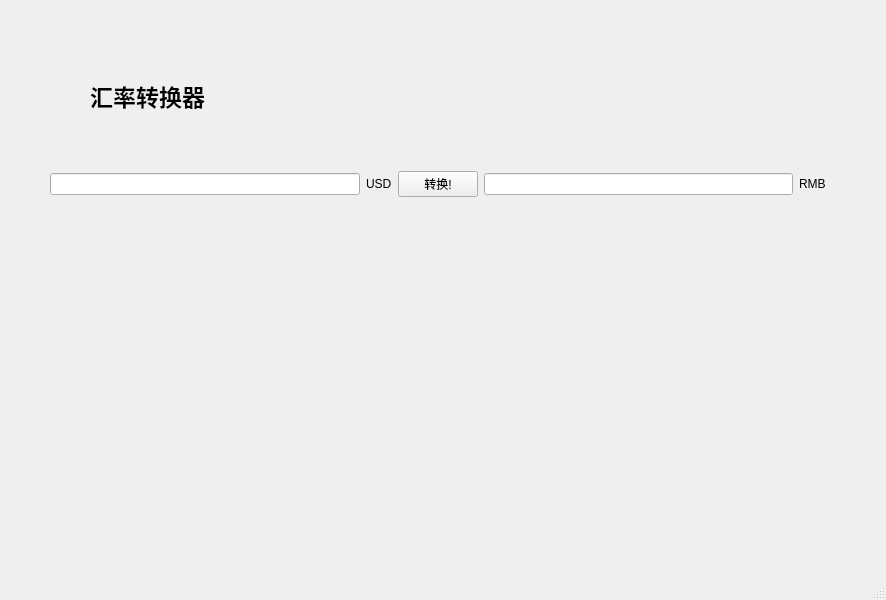
<?xml version="1.0" encoding="UTF-8"?>
<ui version="4.0">
 <class>MainWindow</class>
 <widget class="QMainWindow" name="MainWindow">
  <property name="geometry">
   <rect>
    <x>0</x>
    <y>0</y>
    <width>886</width>
    <height>600</height>
   </rect>
  </property>
  <property name="windowTitle">
   <string>MainWindow</string>
  </property>
  <widget class="QWidget" name="centralwidget">
   <widget class="QLabel" name="label">
    <property name="geometry">
     <rect>
      <x>90</x>
      <y>60</y>
      <width>281</width>
      <height>71</height>
     </rect>
    </property>
    <property name="font">
     <font>
      <pointsize>17</pointsize>
      <weight>75</weight>
      <bold>true</bold>
     </font>
    </property>
    <property name="text">
     <string>汇率转换器</string>
    </property>
   </widget>
   <widget class="QWidget" name="">
    <property name="geometry">
     <rect>
      <x>50</x>
      <y>160</y>
      <width>776</width>
      <height>48</height>
     </rect>
    </property>
    <layout class="QHBoxLayout" name="horizontalLayout">
     <item>
      <widget class="QLineEdit" name="usdlineEdit"/>
     </item>
     <item>
      <widget class="QLabel" name="label_2">
       <property name="text">
        <string>USD</string>
       </property>
      </widget>
     </item>
     <item>
      <widget class="QPushButton" name="transferpushButton">
       <property name="text">
        <string>转换!</string>
       </property>
      </widget>
     </item>
     <item>
      <widget class="QLineEdit" name="rmblineEdit"/>
     </item>
     <item>
      <widget class="QLabel" name="label_3">
       <property name="text">
        <string>RMB</string>
       </property>
      </widget>
     </item>
    </layout>
   </widget>
  </widget>
  <widget class="QMenuBar" name="menubar">
   <property name="geometry">
    <rect>
     <x>0</x>
     <y>0</y>
     <width>886</width>
     <height>37</height>
    </rect>
   </property>
  </widget>
  <widget class="QStatusBar" name="statusbar"/>
 </widget>
 <resources/>
 <connections/>
</ui>
